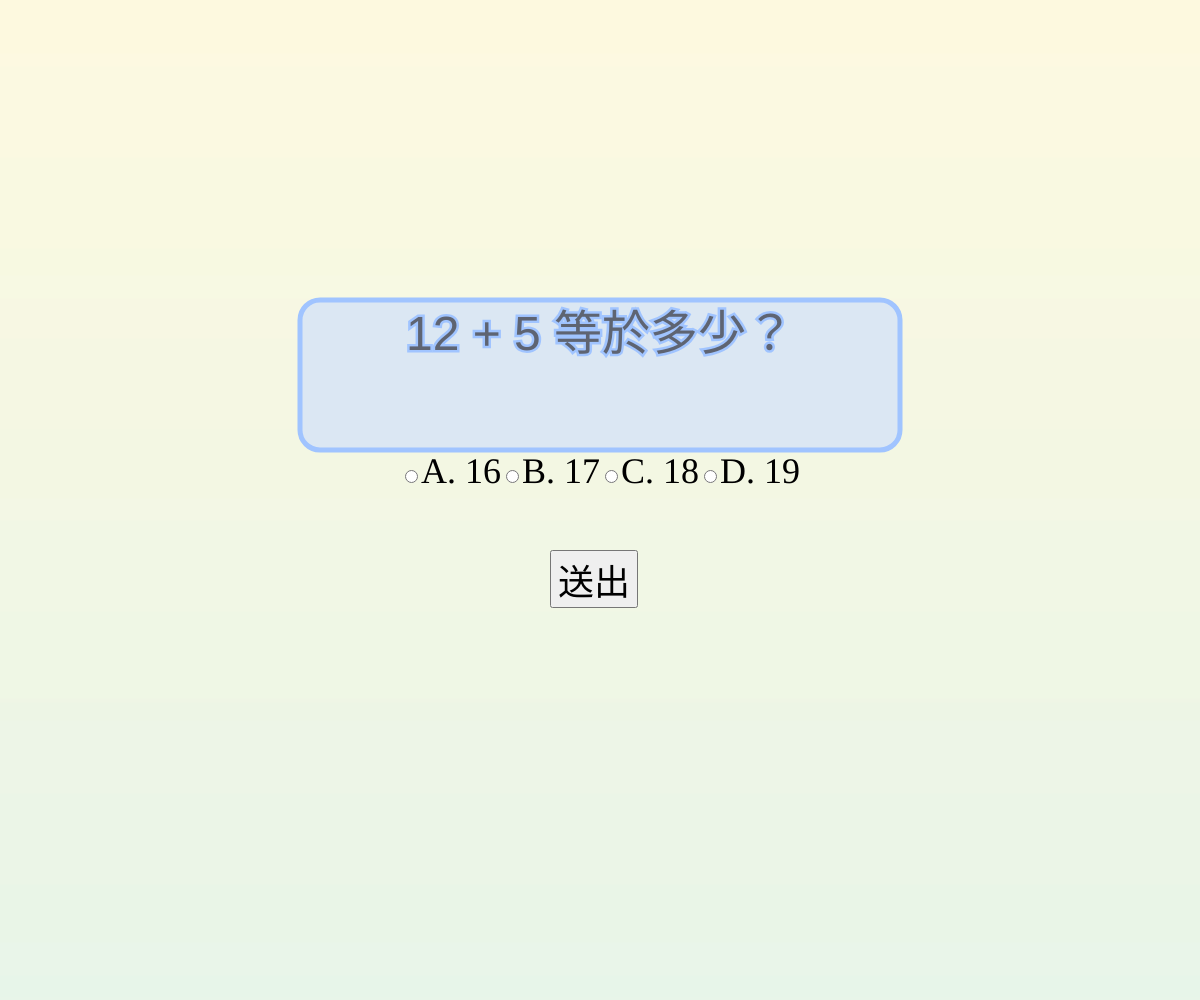
Frame 1 (no input)
Frame 60 (no input): identical to frame 1, image omitted
Frame 120 (the mouse pressed at the canvas centre since frame 60): identical to frame 1, image omitted

The p5.js sketch that drew this single still picture (run headless with seeded random() and noise() and a simulated clock; from frame 60 on, the mouse is pressed at the canvas centre):

// p5.js sketch
// ── sketch.js
let radio;
let submitButton;
let resultMessage = "";
let resultColor = "#000"; // 預設文字顏色為黑色

function setup() {
  createCanvas(windowWidth, windowHeight);
  drawBackground(); // 呼叫自訂背景函數

  // 顯示題目框架
  stroke("#a0c4ff"); // 淡藍色框架顏色
  strokeWeight(5); // 框線寬度
  fill("#dbe7f3"); // 淡灰藍色框內填充顏色
  rect(width / 2 - 300, height / 2 - 200, 600, 150, 20); // 題目框架

  // 顯示題目
  textAlign(CENTER);
  textSize(48); // 調整題目字體大小
  fill("#5e6472"); // 淡灰色題目文字顏色
  text("12 + 5 等於多少？", width / 2, height / 2 - 150);

  // 建立選項
  radio = createRadio();
  radio.option("A. 16");
  radio.option("B. 17");
  radio.option("C. 18");
  radio.option("D. 19");
  radio.style('width', 'auto'); // 自動調整寬度
  radio.style('font-size', '36px'); // 調整選項字體大小
  radio.style('display', 'flex'); // 使用 flex 排列
  radio.style('justify-content', 'center'); // 水平置中
  radio.position(width / 2 - 200, height / 2 - 50);

  // 建立送出按鈕
  submitButton = createButton("送出");
  submitButton.style('font-size', '36px'); // 調整按鈕字體大小
  submitButton.position(width / 2 - 50, height / 2 + 50);
  submitButton.mousePressed(checkAnswer);
}

function draw() {
  drawBackground(); // 繪製背景

  // 顯示題目框架
  stroke("#a0c4ff");
  strokeWeight(5);
  fill("#dbe7f3");
  rect(width / 2 - 300, height / 2 - 200, 600, 150, 20);

  // 顯示題目
  textAlign(CENTER);
  textSize(48);
  fill("#5e6472");
  text("12 + 5 等於多少？", width / 2, height / 2 - 150);

  // 顯示結果訊息
  textSize(40);
  fill(resultColor); // 根據答對或答錯設定文字顏色
  text(resultMessage, width / 2, height / 2 + 150);
}

function checkAnswer() {
  const answer = radio.value();
  if (answer === "B. 17") {
    resultMessage = "答對了！";
    resultColor = "#90be6d"; // 淡綠色
  } else {
    resultMessage = "答錯了，請再試一次！";
    resultColor = "#f4a261"; // 淡橙色
  }
}

function drawBackground() {
  // 繪製漸層背景
  for (let y = 0; y < height; y++) {
    let inter = map(y, 0, height, 0, 1);
    let c = lerpColor(color("#fefae0"), color("#e8f5e9"), inter); // 淡黃色到淡綠色漸層
    stroke(c);
    line(0, y, width, y);
  }
}
